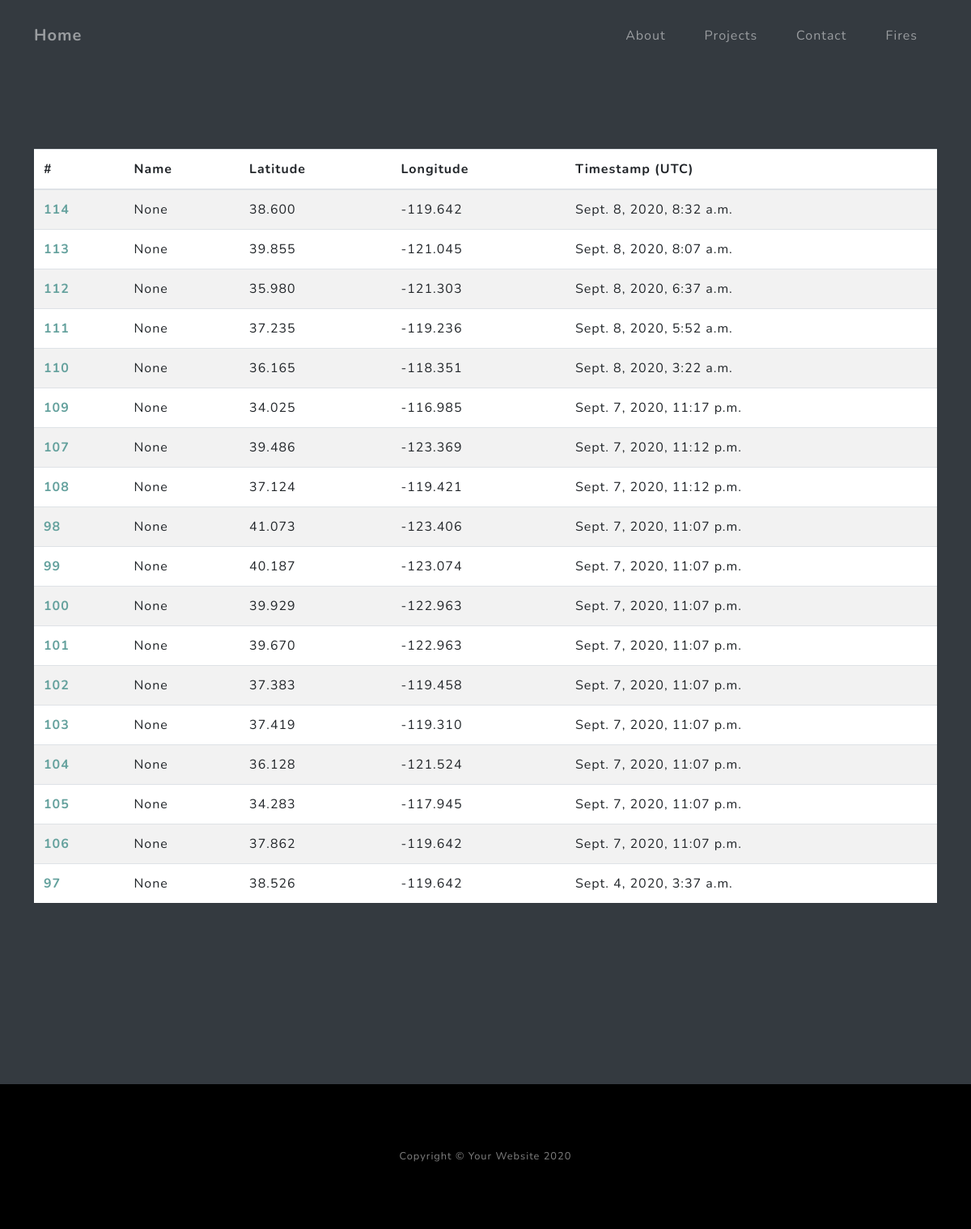
The app's page /firepage/, older data.
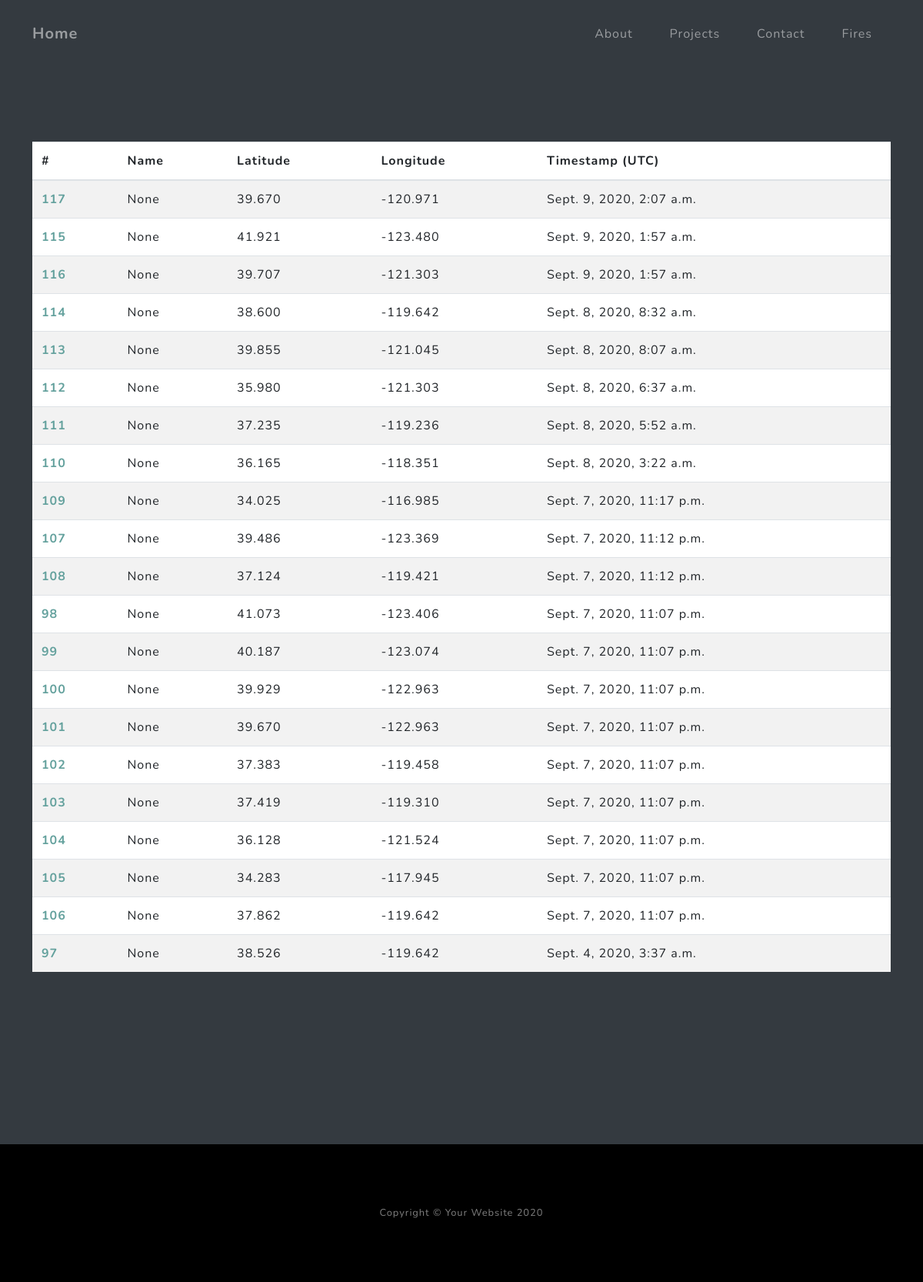
The same page, newer data.
### pages/models.py (models this page shows)
class FireModel(models.Model):
    LIG = "LIGHTNING"
    MAN = "MANMADE"
    UNK = "UNKOWN"
    VH = "VERY HIGH"
    H = "HIGH"
    M = "MEDIUM"
    L = "LOW"
    name                 = models.CharField(max_length=50, null=True, blank=True)
    latitude             = models.FloatField(validators=[MinValueValidator(-90.0), MaxValueValidator(90.0)])
    longitude            = models.FloatField(validators=[MinValueValidator(-180.0), MaxValueValidator(180.0)])
    timestamp            = models.DateTimeField()
    latest_timestamp     = models.DateTimeField()
    image                = models.ImageField(upload_to='fires_pics', null=True, blank=True)
    video                = models.ImageField(default='video_not_made')
    cause                = models.CharField(max_length=50, choices=((LIG, 'lightning'), (MAN, 'man-made'), (UNK, 'unknown'),), default='unknown')
    short_description    = models.CharField(max_length=200, null=True, blank=True)
    long_description     = models.CharField(max_length=1000, null=True, blank=True)
    probability          = models.CharField(max_length=10, choices=((VH, 'very high'), (H, 'high'), (M, 'medium'), (L, 'low'), (UNK, 'unknown'),), default='unknown')
    anomaly_arr          = models.BinaryField()
    cluster_lst          = models.BinaryField()
    px_idx_x             = models.IntegerField(default=0)
    px_idx_y             = models.IntegerField(default=0)
    time_graph_pts       = models.BinaryField(default=None)
    pred_graph_pts       = models.BinaryField(default=obj_to_binfield([]))
    diff_graph_pts       = models.BinaryField(default=obj_to_binfield([]))
    cloud_graph_pts      = models.BinaryField(default=obj_to_binfield([]))
    actual_7_graph_pts   = models.BinaryField(default=obj_to_binfield([]))
    actual_14_graph_pts  = models.BinaryField(default=obj_to_binfield([]))
    lightning_lat        = models.FloatField(null=True, blank=True, default=None)
    lightning_lon        = models.FloatField(null=True, blank=True, default=None)
    lightning_timestamp  = models.DateTimeField(null=True, blank=True, default=None)
    vmin                 = models.FloatField(default=0)
    vmax                 = models.FloatField(default=3)
    jpg_folder_path      = models.CharField(max_length=400, null=True, blank=True)

### pages/views.py (the view)
# urls.py: path('firepage/', FirePageView.as_view(), name='firepage'),
class FirePageView(ListView):
    model = FireModel
    template_name = 'firepage.html'
    context_object_name = 'fire_list'
    ordering = ['-timestamp']
    paginate_by = 50

### templates/firepage.html (shortened to what this page needs)
{% extends 'base.html'%}
{% block content %}
<section class="projects-section bg-dark" id="projects">
    <div class="container">
        <div class="row align-items-center no-gutters mb-4 mb-lg-5">
            <div class="col-xl-1 col-lg-7"><img class="img-fluid mb-3 mb-lg-0" src="{{fire.image.url}}" alt="" /></div>
            <table class="table table-striped" style="background-color:white">
            <thead>
                <tr>
                <th scope="col">#</th>
                <th scope="col">Name</th>
                <th scope="col">Latitude</th>
                <th scope="col">Longitude</th>
                <th scope="col">Timestamp (UTC) </th>
                </tr>
            </thead>
            <tbody>
                {% for fire in fire_list %}
                <tr href="/firedetail/{{ fire.id }}">
                <th scope="row"><a href="/firedetail/{{ fire.id }}">{{ fire.id }}</a></th>
                <td>{{ fire.name }}</td>
                <td>{{ fire.latitude|floatformat:3 }}</td>
                <td>{{ fire.longitude|floatformat:3 }}</td>
                <td>{{ fire.timestamp }}</td>
                </tr>
                {% endfor %}
            </tbody>
            </table>
        </div>
</section>
{% endblock content %}

Row changes from the older to the newer data that the page shows:
added FireModel: id "117", name "None", latitude "39.670", longitude "-120.971", timestamp "Sept. 9, 2020, 2:07 a.m."
added FireModel: id "115", name "None", latitude "41.921", longitude "-123.480", timestamp "Sept. 9, 2020, 1:57 a.m."
added FireModel: id "116", name "None", latitude "39.707", longitude "-121.303", timestamp "Sept. 9, 2020, 1:57 a.m."
